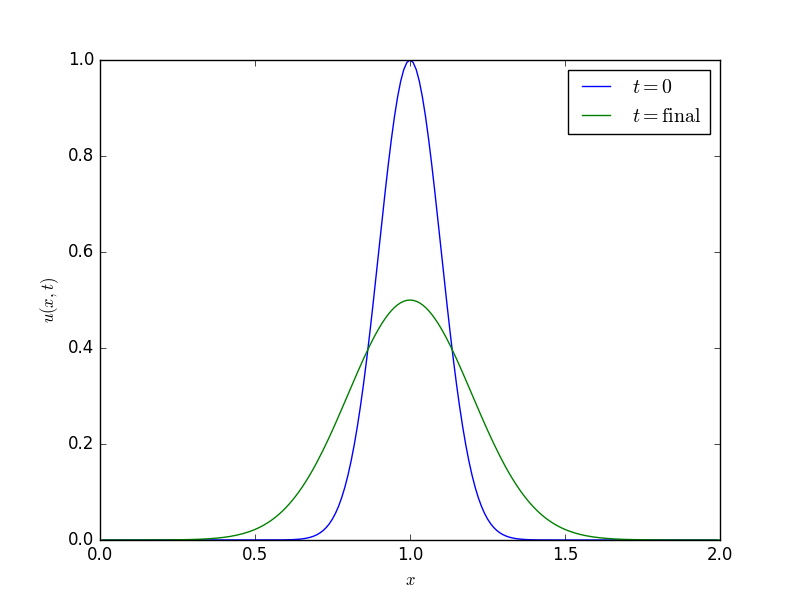

Reproduce this figure in Python.
import numpy as np
import matplotlib.pyplot as plt

datos=np.loadtxt('datos1.txt')
inicialx=datos[datos[:,0]==0,1]
inicialu=datos[datos[:,0]==0,2]
finalx=datos[datos[:,0]==1,1]
finalu=datos[datos[:,0]==1,2]
plt.plot(inicialx,inicialu,label=r'$t=0$')
plt.plot(finalx,finalu,label=r'$t=\mathrm{final}$')
plt.xlabel(r'$x$')
plt.ylabel(r'$u(x,t)$')
plt.legend()
plt.savefig('grafica1.png')
